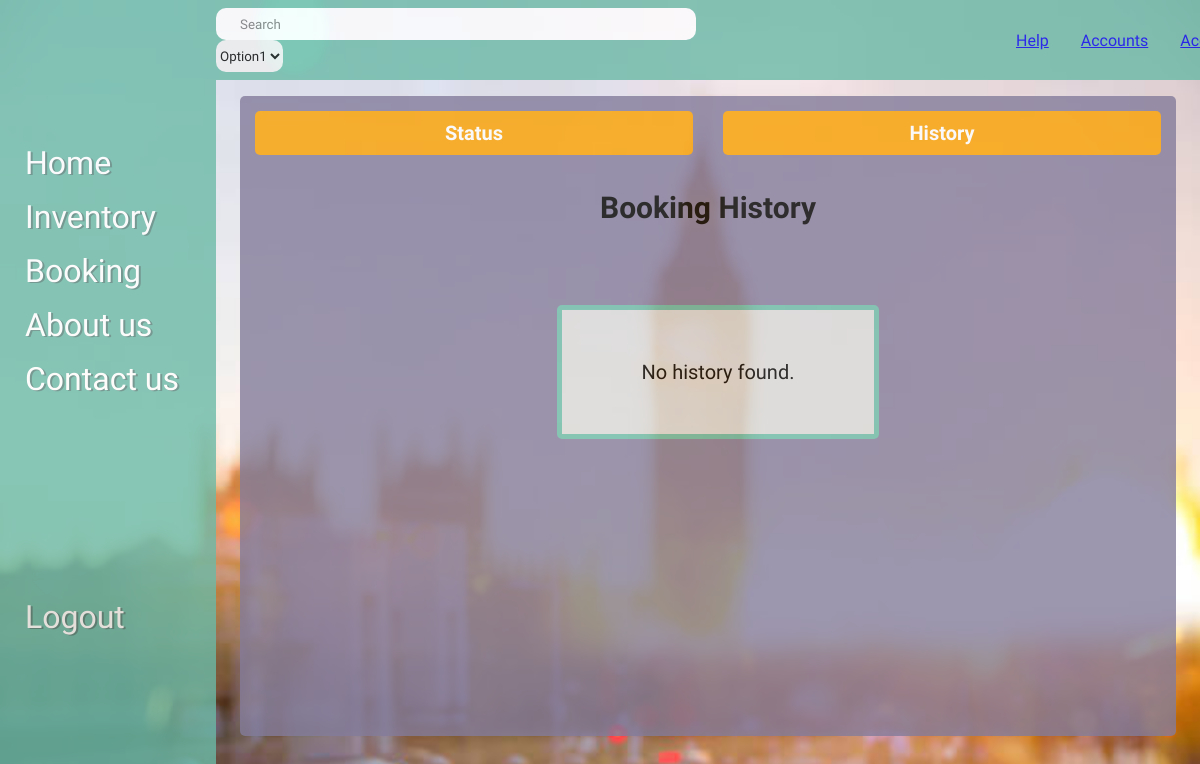
Page /reservations/history/ (signed in) on the earlier database version.
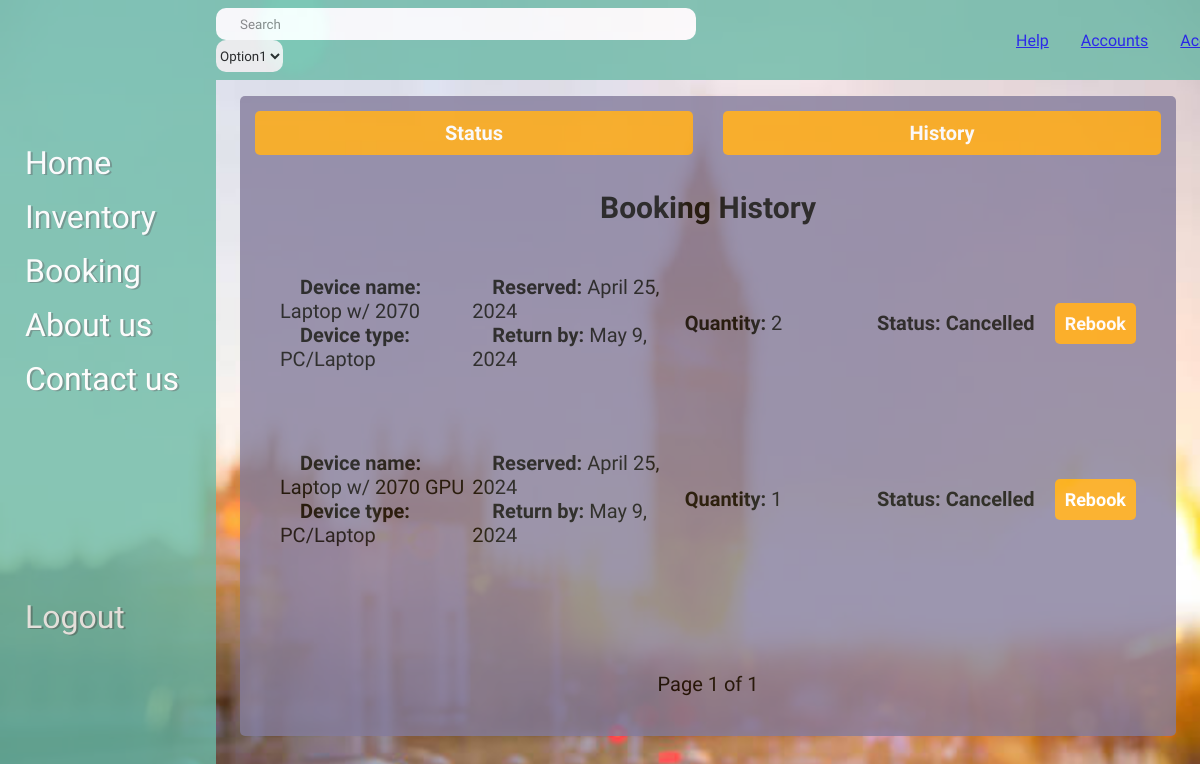
Same page on the later database version.
### reservations/models.py (models this page shows, shortened)
class ReservationDetails(models.Model):
    equipment = models.ForeignKey(Equipment, on_delete=models.CASCADE)
    quantity = models.PositiveIntegerField(default=1)
    reserved_date = models.DateField(default=timezone.now)
    return_date = models.DateField(default=default_return_date)
    user = models.ForeignKey(get_user_model(), on_delete=models.CASCADE, blank=True, null=True)
    APPROVED = 'Approved'
    NOT_APPROVED = 'Not Approved'
    PENDING = 'Pending'
    CANCELLED = 'Cancelled'
    COMPLETED = 'Completed'
    STATUS_CHOICES = [
        (APPROVED, 'Approved'),
        (NOT_APPROVED, 'Not Approved'),
        (PENDING, 'Pending'),
        (CANCELLED, 'Cancelled'),
        (COMPLETED, 'Completed'),
    ]
    status = models.CharField(max_length=20, choices=STATUS_CHOICES, default=PENDING)
    class Meta:
        permissions = [
            ("can_view_reservation", "Can view reservation"),
            ("can_modify_reservation", "Can modify reservation"),
            ("can_delete_reservation", "Can delete reservation"),
        ]

### inventory/models.py (models this page shows, shortened)
class Equipment(models.Model):
    display_name = models.CharField(max_length=100)
    asset_type = models.CharField(max_length=100)
    location = models.CharField(max_length=100)
    quantity = models.IntegerField()
    instock_items = models.IntegerField(('zipcode'), null=True, blank=True)
    comments = models.CharField(max_length=100, blank=True)

### reservations/views.py (the view)
# urls.py: path('history/', views.reservation_history, name='reservation_history'),
@login_required
def reservation_history(request):
    user = request.user
    all_history_reservations = ReservationDetails.objects.filter(user=user, status__in=[ReservationDetails.CANCELLED, ReservationDetails.NOT_APPROVED, ReservationDetails.COMPLETED])
    items_per_page = 3
    paginator = Paginator(all_history_reservations, items_per_page)
    page_number = request.GET.get('page')
    history_reservations = paginator.get_page(page_number)
    return render(request, 'reservation_history.html', {'history_reservations': history_reservations})

### reservations/templates/reservation_history.html (shortened to what this page needs)
{% extends 'base.html' %}
{% load static %}
{% block content %}
<link rel="stylesheet" type="text/css" href="{% static 'css/styles.css' %}">
<div class="content-container-history">
    <div class="button-container">
        <button onclick="redirectToStatus()">Status</button>
        <button onclick="redirectToHistory()">History</button>
    </div>
    <h2 class="title">Booking History</h2>
    <div class="history">
        {% if history_reservations %}
            {% for reservation in history_reservations %}
            <div class="reservation-item">
                <div class="reservation-item-details">
                    <div class="name-type">
                        <strong>Device name:</strong> {{ reservation.equipment.display_name }}<br>
                        <strong>Device type:</strong> {{ reservation.equipment.asset_type }}<br>
                    </div>
                    <div class="dates">
                        <strong>Reserved:</strong> {{ reservation.reserved_date }}<br>
                        <strong>Return by:</strong> {{ reservation.return_date }}<br>
                    </div>
                    <div class="other-details">
                        <strong>Quantity:</strong> {{ reservation.quantity }}<br>
                    </div>
                    <div class="reservation-actions">
                       <strong><p>Status: {{ reservation.status }}</p></strong>
                        <form id="rebook-form-{{ reservation.id }}" method="post" action="{% url 'rebook_item' reservation.id %}">
                            <button type="button" class="rebook-button" onclick="rebookItem('{{ reservation.id }}')">Rebook</button>
                        </form>
                    </div>
                </div>
            </div>
            {% endfor %}
            <div class="pagination">
                <span class="step-links">
                    <span class="current">
                        Page {{ history_reservations.number }} of {{ history_reservations.paginator.num_pages }}
                    </span>
                </span>
            </div>
        {% else %}
            <p class="message">No history found.</p>
        {% endif %}
    </div>
</div>
{% endblock %}

### templates/base.html (shortened to what this page needs)
{% load static %}
<html>
    <head>
        <link rel = "stylesheet" type = "text/css" href = "{% static 'css/style.css' %}">
    </head>
    <body>
        <div class = "most-outer-container">
            <nav class = "nav-bar">
                {% if user.is_authenticated %}
                <ul>
                    <li>
                        <a href = "/">Home</a>
                    </li>
                    <li>
                        <a href = "/inventory">Inventory</a>
                    </li>
                    <li>
                        <a href = "/reservations">Booking</a>
                    </li>
                    <li>
                        <a href = "/about">About us</a>
                    </li>
                    <li>
                        <a href = "/contactus">Contact us</a>
                    </li>
                    <li>
                        <a href = "/user_auth/logout">Logout</a>
                    </li>
                </ul>
                {% endif %}
            </nav>
            <div class = "header-container">
                <form>
                    <input type = "text" name = "search-field" placeholder = "Search">
                    <select name = "search-filter" id = "search-filter">
                        <option value = "option1">Option1</option>
                    </select>
                </form>
                {% if user.is_authenticated %}
                <a href = "/about">Help</a>
                    {% if user.is_superuser %}
                        <a href = "/profile_mgmt/statusUpdate">Accounts</a>
                    {% endif %}
                <a href = "/profile_mgmt/user_info">Account</a>
                {% else %}
                <a href = "/about">Help</a>
                <a href = "/login">Account</a>
                {% endif %}
            </div>
            <div class = "content-container">
                    {% block content %}
                    {% endblock %}
            </div>
        </div>
    </body>
</html>

### static/css/style.css (style rules this page uses)
:root { --purple: #847c9c; --blue: #6BBAA7; --grey: #d9d9d9; --orange: #fba100; }
* { margin: 0; font-family: "League Spartan", sans-serif; }
body { background-image: url('background_image.jpg'); background-repeat: no-repeat; background-size: cover; }
.nav-bar { width: 18%; height: 100vh; background-color: var(--blue); opacity: 80%; position: absolute; }
.nav-bar > ul { padding: 0; margin-top: 17vh; margin-left: 25px; text-align: left; list-style-type: none; font-weight: 200; }
.nav-bar > ul > li { padding: .5rem 0; }
.nav-bar > ul > li:nth-last-child(1) { padding-top: 12rem; }
.nav-bar > ul > li > a { color: white; font-size: 2em; text-shadow: 2px 1px #43434673; text-decoration: none; }
.header-container { width: 82%; height: 5rem; background-color: var(--blue); opacity: 80%; position: absolute; margin-left: 18%; display: flex; flex-direction: row; align-items: center; gap: 2rem; }
.header-container > a:nth-child(2) { margin-left: 18rem; }
.header-container > form > input { width: 30rem; border: none; border-radius: 10px; height: 2rem; padding-left: 1.5rem; }
.header-container > form > select { height: 2rem; border: none; border-radius: 10px; }
.content-container { width: 78%; height: 80%; background-color: var(--purple); opacity: 80%; position: absolute; margin-left: 20%; margin-top: 8%; border-radius: 5px; }

### reservations/static/css/styles.css (style rules this page uses)
.button-container { display: flex; flex-direction: row; justify-content: center; margin-bottom: 20px; align-items: center; width:100%; }
.button-container button { width:100%; text-align: center; background-color: #fba100; border: none; border-radius: 5px; color:white; padding:10px 25px; margin:15px; font-size:20px; font-weight: bold; transition: background-color 0.3s ease; }
.status, .history { display: flex; flex-direction: column; margin: 10px; width: 100%; font-size:20px; }
.title { font-size:30px; margin-top:10px; text-align: center; }
.reservation-item { display: flex; align-items: center; margin: 30px; padding: 10px 0; }
.reservation-item-details { display: flex; flex-direction: row; justify-content: space-between; width: 100%; align-items: center; }
.reservation-actions { display: flex; align-items: center; margin-right: 20px; }
.reservation-item-details strong { margin-left: 20px; }
.reservation-actions button { margin-left: 20px; }
.name-type, .dates, .other-details { flex: 1; }
.update-button, .cancel-button, .checkout-button, .rebook-button, .info-button { cursor: pointer; text-align: center; background-color: #fba100; border: none; border-radius: 5px; color: white; padding: 10px; font-size: 18px; font-weight: bold; transition: background-color 0.3s ease; }
.pagination { position: absolute; bottom: 40px; left: 50%; transform: translateX(-50%); }

Differences in the rows shown:
added ReservationDetails: equipment.display_name "Laptop w/ 2070", equipment.asset_type "PC/Laptop", reserved_date "April 25, 2024", return_date "May 9, 2024", quantity "2", status "Cancelled"
added ReservationDetails: equipment.display_name "Laptop w/ 2070 GPU", equipment.asset_type "PC/Laptop", reserved_date "April 25, 2024", return_date "May 9, 2024", quantity "1", status "Cancelled"
Other differences:
{{ history_reservations.number }}: (not shown) → "1"
{{ history_reservations.paginator.num_pages }}: (not shown) → "1"
text no longer shown: "No history found."
text now shown: "Page of"
